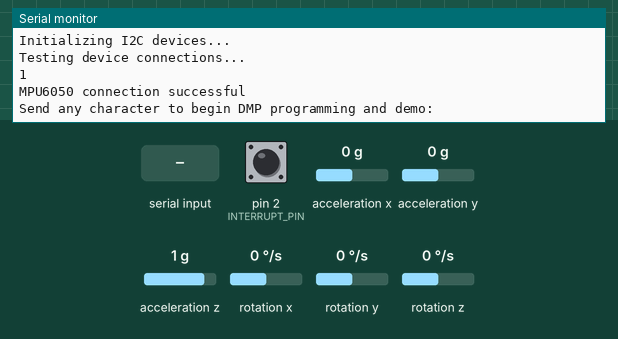
Recording of a sketch running on a simulated Arduino Uno, built with avr-gcc and run on an emulated ATmega328P. On the bench: the last lines printed to the serial monitor. The inputs (shaded band) are chosen by the test bench; at power-on: acceleration x 0 g, rotation z 0 °/s, acceleration y 0 g, acceleration z 1 g, pin 2 (INTERRUPT_PIN) LOW, rotation x 0 °/s, rotation y 0 °/s. The sensor or clock chip raises its interrupt line as the real part does.

Above: at 0.9 s.
1.0 s: "1\n" received over Serial
At 1.4 s:
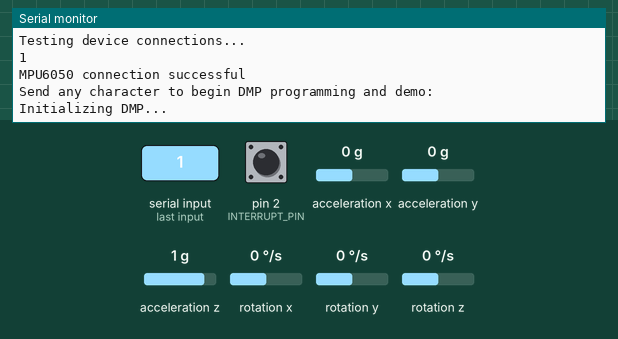
3.0 s: acceleration x set to -1.4 g
At 3.7 s:
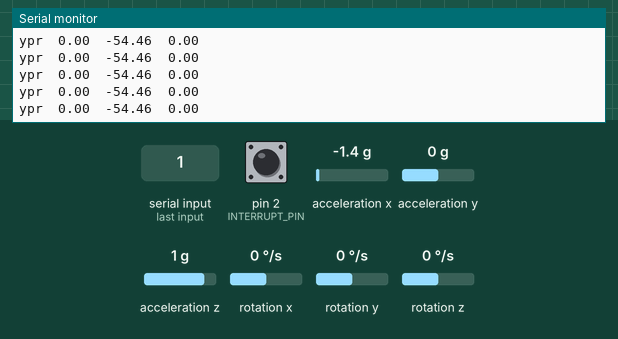
6.0 s: rotation z set to -192 °/s
At 7.1 s:
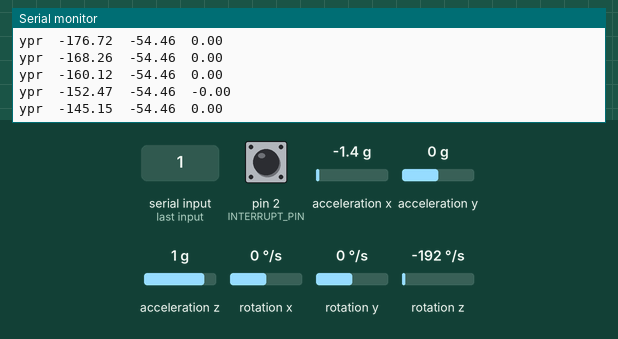
9.0 s: acceleration y set to -0.8 g
At 9.6 s:
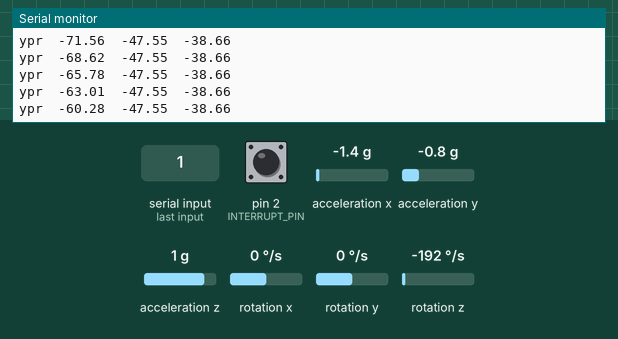
12.0 s: acceleration x set to 0 g
At 12.9 s:
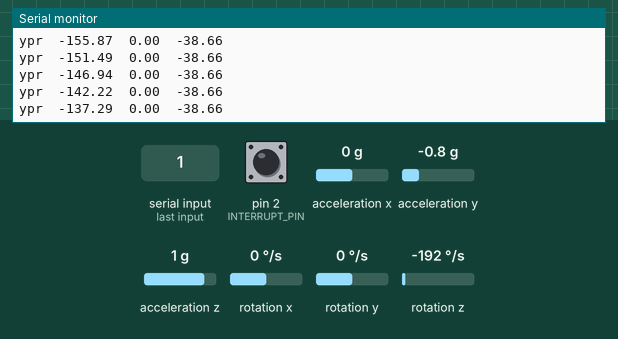
15.0 s: acceleration z set to 0 g
At 15.9 s:
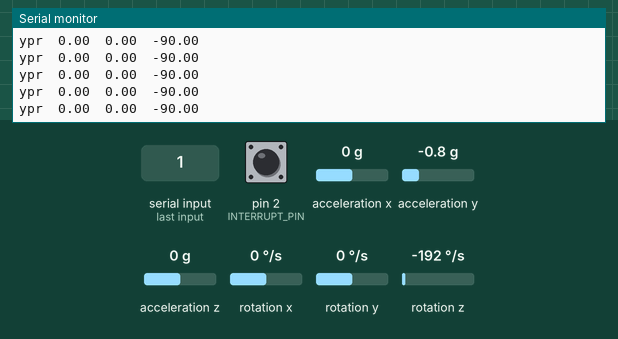
Timing chart, 0 to 18.0 s (numbered marks = the images above; inputs shaded):
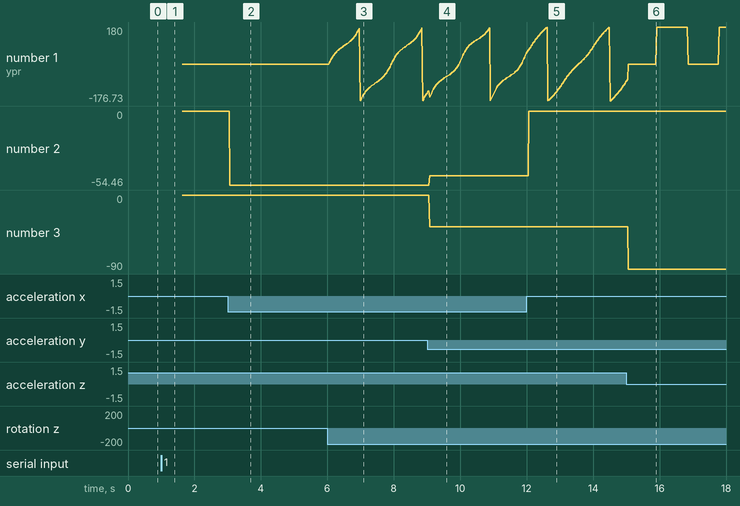

The sketch:

gyro_method.ino
```cpp
#include "I2Cdev.h"

#include "MPU6050_6Axis_MotionApps20.h"

#if I2CDEV_IMPLEMENTATION == I2CDEV_ARDUINO_WIRE
#include "Wire.h"
#endif

MPU6050 mpu;

#define OUTPUT_READABLE_YAWPITCHROLL

#define INTERRUPT_PIN 2
#define LED_PIN 13
bool blinkState = false;

bool dmpReady = false;
uint8_t mpuIntStatus;
uint8_t devStatus;
uint16_t packetSize;
uint16_t fifoCount;
uint8_t fifoBuffer[64];

Quaternion q;
VectorInt16 aa;
VectorInt16 aaReal;
VectorInt16 aaWorld;
VectorFloat gravity;
float euler[3];
float ypr[3];

uint8_t teapotPacket[14] = { '$', 0x02, 0, 0, 0, 0, 0, 0, 0, 0, 0x00, 0x00, '\r', '\n' };

volatile bool mpuInterrupt = false;
void dmpDataReady() {
  mpuInterrupt = true;
}

void setup() {
  Serial.begin(9600);
  gyroSetup();
}

void loop() {
  if (!dmpReady) return;
  if (mpu.dmpGetCurrentFIFOPacket(fifoBuffer)) {
#ifdef OUTPUT_READABLE_QUATERNION
    mpu.dmpGetQuaternion(&q, fifoBuffer);
    Serial.print("quat\t");
    Serial.print(q.w);
    Serial.print("\t");
    Serial.print(q.x);
    Serial.print("\t");
    Serial.print(q.y);
    Serial.print("\t");
    Serial.println(q.z);
#endif

#ifdef OUTPUT_READABLE_EULER
    mpu.dmpGetQuaternion(&q, fifoBuffer);
    mpu.dmpGetEuler(euler, &q);
    Serial.print("euler\t");
    Serial.print(euler[0] * 180 / M_PI);
    Serial.print("\t");
    Serial.print(euler[1] * 180 / M_PI);
    Serial.print("\t");
    Serial.println(euler[2] * 180 / M_PI);
#endif

#ifdef OUTPUT_READABLE_YAWPITCHROLL
    mpu.dmpGetQuaternion(&q, fifoBuffer);
    mpu.dmpGetGravity(&gravity, &q);
    mpu.dmpGetYawPitchRoll(ypr, &q, &gravity);
    Serial.print("ypr\t");
    Serial.print(ypr[0] * 180 / M_PI);
    Serial.print("\t");
    Serial.print(ypr[1] * 180 / M_PI);
    Serial.print("\t");
    Serial.println(ypr[2] * 180 / M_PI);
#endif

#ifdef OUTPUT_READABLE_REALACCEL
    mpu.dmpGetQuaternion(&q, fifoBuffer);
    mpu.dmpGetAccel(&aa, fifoBuffer);
    mpu.dmpGetGravity(&gravity, &q);
    mpu.dmpGetLinearAccel(&aaReal, &aa, &gravity);
    Serial.print("areal\t");
    Serial.print(aaReal.x);
    Serial.print("\t");
    Serial.print(aaReal.y);
    Serial.print("\t");
    Serial.println(aaReal.z);
#endif

#ifdef OUTPUT_READABLE_WORLDACCEL
    mpu.dmpGetQuaternion(&q, fifoBuffer);
    mpu.dmpGetAccel(&aa, fifoBuffer);
    mpu.dmpGetGravity(&gravity, &q);
    mpu.dmpGetLinearAccel(&aaReal, &aa, &gravity);
    mpu.dmpGetLinearAccelInWorld(&aaWorld, &aaReal, &q);
    Serial.print("aworld\t");
    Serial.print(aaWorld.x);
    Serial.print("\t");
    Serial.print(aaWorld.y);
    Serial.print("\t");
    Serial.println(aaWorld.z);
#endif

//#ifdef OUTPUT_TEAPOT
//    teapotPacket[2] = fifoBuffer[0];
//    teapotPacket[3] = fifoBuffer[1];
//    teapotPacket[4] = fifoBuffer[4];
//    teapotPacket[5] = fifoBuffer[5];
//    teapotPacket[6] = fifoBuffer[8];
//    teapotPacket[7] = fifoBuffer[9];
//    teapotPacket[8] = fifoBuffer[12];
//    teapotPacket[9] = fifoBuffer[13];
//    Serial.write(teapotPacket, 14);
//    teapotPacket[11]++;
//#endif
  }
}

void gyroSetup() {
#if I2CDEV_IMPLEMENTATION == I2CDEV_ARDUINO_WIRE
  Wire.begin();
  Wire.setClock(400000);
#elif I2CDEV_IMPLEMENTATION == I2CDEV_BUILTIN_FASTWIRE
  Fastwire::setup(400, true);
#endif

  while (!Serial);

  Serial.println(F("Initializing I2C devices..."));
  mpu.initialize();
  pinMode(INTERRUPT_PIN, INPUT);

  Serial.println(F("Testing device connections..."));
  Serial.println(mpu.testConnection());
  Serial.println(mpu.testConnection() ? F("MPU6050 connection successful") : F("MPU6050 connection failed"));

  Serial.println(F("\nSend any character to begin DMP programming and demo:"));

  while (Serial.available() && Serial.read());
  while (!Serial.available());
  while (Serial.available() && Serial.read());
  mpu.setDMPEnabled(true);
  Serial.println(F("Initializing DMP..."));
  devStatus = mpu.dmpInitialize();

  mpu.setXGyroOffset(220);
  mpu.setYGyroOffset(76);
  mpu.setZGyroOffset(-85);
  mpu.setZAccelOffset(1788);

  if (devStatus == 0) {
    mpu.CalibrateAccel(6);
    mpu.CalibrateGyro(6);
    mpu.PrintActiveOffsets();
    Serial.println(F("Enabling DMP..."));
    mpu.setDMPEnabled(true);

    Serial.print(F("Enabling interrupt detection (Arduino external interrupt "));
    Serial.print(digitalPinToInterrupt(INTERRUPT_PIN));
    Serial.println(F(")..."));
    attachInterrupt(digitalPinToInterrupt(INTERRUPT_PIN), dmpDataReady, RISING);
    mpuIntStatus = mpu.getIntStatus();

    Serial.println(F("DMP ready! Waiting for first interrupt..."));
    dmpReady = true;

    packetSize = mpu.dmpGetFIFOPacketSize();
  } else {
    Serial.print(F("DMP Initialization failed (code "));
    Serial.print(devStatus);
    Serial.println(F(")"));
  }
}
```

Measured:
- after the input at 1.0 s, the serial monitor: prints a new line at once (image 1)
- after the input at 3.0 s, the serial monitor: prints a new line after 0.07 s (image 2)
- after the input at 6.0 s, the serial monitor: prints a new line after 0.06 s (image 3)
- plotted number 1: 0 → -144.55 after the input at 6.0 s
- plotted number 2: 0 → -54.46 after the input at 3.0 s
